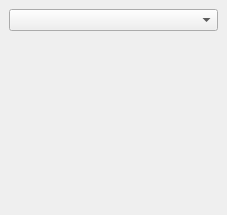
<?xml version="1.0" encoding="UTF-8"?>
<ui version="4.0">
 <class>ColorDockWidget</class>
 <widget class="QDockWidget" name="ColorDockWidget">
  <property name="geometry">
   <rect>
    <x>0</x>
    <y>0</y>
    <width>227</width>
    <height>215</height>
   </rect>
  </property>
  <property name="sizePolicy">
   <sizepolicy hsizetype="Minimum" vsizetype="Fixed">
    <horstretch>0</horstretch>
    <verstretch>0</verstretch>
   </sizepolicy>
  </property>
  <property name="windowTitle">
   <string>Color</string>
  </property>
  <widget class="QWidget" name="dockWidgetContents">
   <layout class="QVBoxLayout">
    <item>
     <widget class="QComboBox" name="methodBox"/>
    </item>
    <item>
     <widget class="QStackedWidget" name="stackedWidget">
      <property name="currentIndex">
       <number>1</number>
      </property>
      <widget class="QWidget" name="color_colorDelta">
       <property name="sizePolicy">
        <sizepolicy hsizetype="Preferred" vsizetype="Ignored">
         <horstretch>0</horstretch>
         <verstretch>0</verstretch>
        </sizepolicy>
       </property>
       <layout class="QVBoxLayout" name="verticalLayout_2">
        <item>
         <widget class="QGroupBox" name="colorGroupBox">
          <property name="title">
           <string>Base Color</string>
          </property>
          <layout class="QHBoxLayout" name="horizontalLayout_3">
           <property name="topMargin">
            <number>0</number>
           </property>
           <item>
            <widget class="QPushButton" name="colorButton">
             <property name="text">
              <string notr="true"/>
             </property>
            </widget>
           </item>
          </layout>
         </widget>
        </item>
        <item>
         <widget class="QGroupBox" name="thresholdGroupBox">
          <property name="title">
           <string>Threshold</string>
          </property>
          <layout class="QHBoxLayout" name="horizontalLayout_4">
           <property name="topMargin">
            <number>0</number>
           </property>
           <item>
            <widget class="QDoubleSpinBox" name="thresholdDoubleSpinBox"/>
           </item>
           <item>
            <widget class="QSlider" name="thresholdSlider">
             <property name="orientation">
              <enum>Qt::Horizontal</enum>
             </property>
            </widget>
           </item>
          </layout>
         </widget>
        </item>
       </layout>
      </widget>
      <widget class="QWidget" name="colorModel_channelRanges">
       <layout class="QVBoxLayout" name="verticalLayout_3">
        <property name="margin">
         <number>0</number>
        </property>
        <item>
         <widget class="RangeControl" name="colorModel_channelRanges_firstChannel" native="true">
          <property name="maximum" stdset="0">
           <number>0</number>
          </property>
          <property name="value" stdset="0">
           <number>0</number>
          </property>
          <property name="sliderPosition" stdset="0">
           <number>0</number>
          </property>
          <property name="invertedAppearance" stdset="0">
           <bool>false</bool>
          </property>
          <property name="invertedControls" stdset="0">
           <bool>false</bool>
          </property>
         </widget>
        </item>
        <item>
         <widget class="RangeControl" name="colorModel_channelRanges_secondChannel" native="true">
          <property name="maximum" stdset="0">
           <number>0</number>
          </property>
          <property name="value" stdset="0">
           <number>0</number>
          </property>
          <property name="sliderPosition" stdset="0">
           <number>0</number>
          </property>
          <property name="invertedAppearance" stdset="0">
           <bool>false</bool>
          </property>
          <property name="invertedControls" stdset="0">
           <bool>false</bool>
          </property>
         </widget>
        </item>
        <item>
         <widget class="RangeControl" name="colorModel_channelRanges_thirdChannel" native="true">
          <property name="maximum" stdset="0">
           <number>0</number>
          </property>
          <property name="value" stdset="0">
           <number>0</number>
          </property>
          <property name="sliderPosition" stdset="0">
           <number>0</number>
          </property>
          <property name="invertedAppearance" stdset="0">
           <bool>false</bool>
          </property>
          <property name="invertedControls" stdset="0">
           <bool>false</bool>
          </property>
         </widget>
        </item>
       </layout>
      </widget>
     </widget>
    </item>
   </layout>
  </widget>
 </widget>
 <customwidgets>
  <customwidget>
   <class>RangeControl</class>
   <extends>QWidget</extends>
   <header>rangecontrol.h</header>
  </customwidget>
 </customwidgets>
 <resources/>
 <connections/>
</ui>
